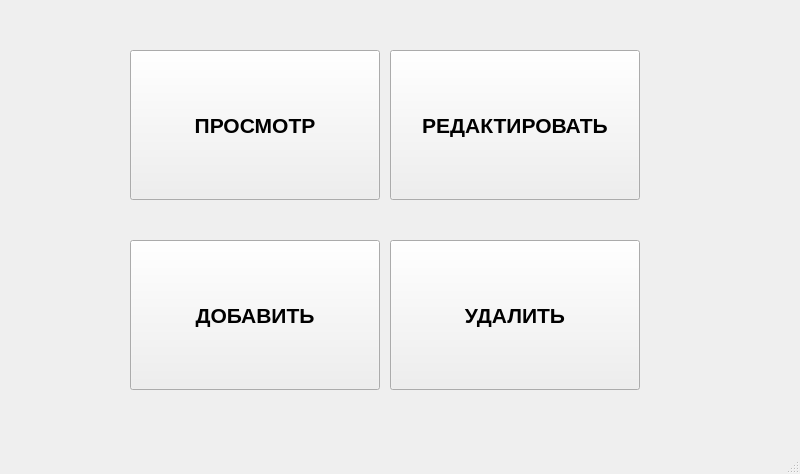
<?xml version="1.0" encoding="UTF-8"?>
<ui version="4.0">
 <class>MainWindow</class>
 <widget class="QMainWindow" name="MainWindow">
  <property name="geometry">
   <rect>
    <x>0</x>
    <y>0</y>
    <width>800</width>
    <height>474</height>
   </rect>
  </property>
  <property name="windowTitle">
   <string>CRUD app</string>
  </property>
  <widget class="QWidget" name="centralwidget">
   <widget class="QPushButton" name="deletebutton">
    <property name="geometry">
     <rect>
      <x>390</x>
      <y>240</y>
      <width>250</width>
      <height>150</height>
     </rect>
    </property>
    <property name="font">
     <font>
      <pointsize>16</pointsize>
      <bold>true</bold>
     </font>
    </property>
    <property name="text">
     <string>УДАЛИТЬ</string>
    </property>
   </widget>
   <widget class="QPushButton" name="editbutton">
    <property name="geometry">
     <rect>
      <x>390</x>
      <y>50</y>
      <width>250</width>
      <height>150</height>
     </rect>
    </property>
    <property name="font">
     <font>
      <pointsize>16</pointsize>
      <bold>true</bold>
     </font>
    </property>
    <property name="text">
     <string>РЕДАКТИРОВАТЬ</string>
    </property>
   </widget>
   <widget class="QPushButton" name="addbutton">
    <property name="geometry">
     <rect>
      <x>130</x>
      <y>240</y>
      <width>250</width>
      <height>150</height>
     </rect>
    </property>
    <property name="font">
     <font>
      <pointsize>16</pointsize>
      <bold>true</bold>
     </font>
    </property>
    <property name="text">
     <string>ДОБАВИТЬ</string>
    </property>
   </widget>
   <widget class="QPushButton" name="viewbutton">
    <property name="geometry">
     <rect>
      <x>130</x>
      <y>50</y>
      <width>250</width>
      <height>150</height>
     </rect>
    </property>
    <property name="font">
     <font>
      <pointsize>16</pointsize>
      <bold>true</bold>
     </font>
    </property>
    <property name="text">
     <string>ПРОСМОТР</string>
    </property>
   </widget>
  </widget>
  <widget class="QMenuBar" name="menubar">
   <property name="geometry">
    <rect>
     <x>0</x>
     <y>0</y>
     <width>800</width>
     <height>22</height>
    </rect>
   </property>
  </widget>
  <widget class="QStatusBar" name="statusbar"/>
 </widget>
 <resources/>
 <connections/>
</ui>
